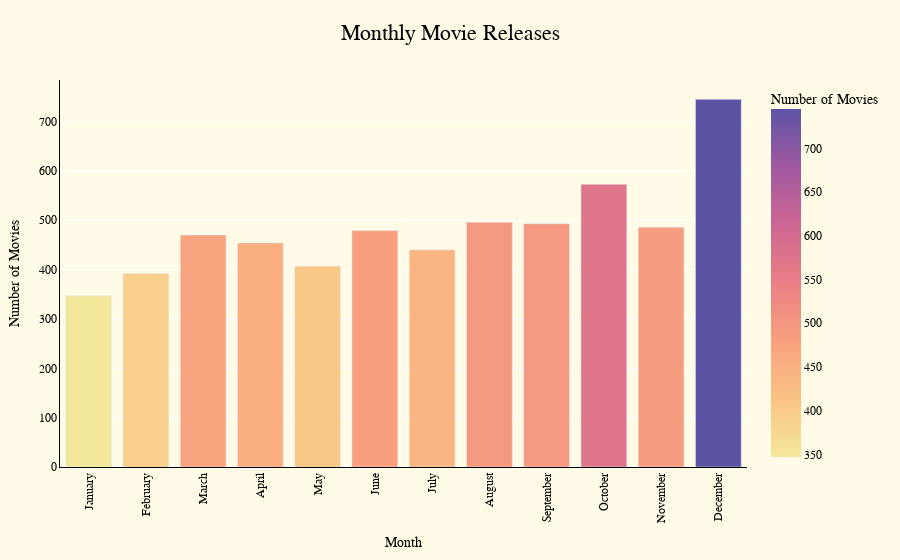

The notebook cell this image was saved under:
### Code cell
# Prepare data
monthly_releases = (
    budget_df.groupby('release_month')
    .size()
    .reset_index(name='movie_count')
    .sort_values('release_month')
)
monthly_releases['month_name'] = monthly_releases['release_month'].apply(lambda x: calendar.month_name[x])
monthly_releases = monthly_releases[['release_month', 'month_name', 'movie_count']]

# Print distribution
print("Movie Releases per Month:\n")
print(monthly_releases.to_string(index=False))

# Plotly bar chart
fig = px.bar(
    monthly_releases,
    x='month_name',
    y='movie_count',
    color='movie_count',
    color_continuous_scale='Sunset',
    title='Monthly Movie Releases',
    labels={'month_name': 'Month', 'movie_count': 'Number of Movies'}
)

fig.update_layout(
    plot_bgcolor='#fffbe6',
    paper_bgcolor='#fffbe6',
    font=dict(family='Comic Sans MS', color='black'),
    title=dict(x=0.5, font=dict(size=22)),
    xaxis=dict(title='Month', tickangle = -90, showline = True, linecolor = 'black'),
    yaxis=dict(title='Number of Movies', showline=True, linecolor = 'black'),
    margin=dict(l=60, r=40, t=80, b=60),
    hovermode='x unified'
)

fig.show()

### Figure 1 — Plotly figure (JSON) as saved in the notebook; plotly's stock layout.template omitted (floating-point values rounded to 4 significant figures)
{"data": [{"hovertemplate": "Month=%{x}<br>Number of Movies=%{marker.color}<extra></extra>", "legendgroup": "", "marker": {"color": [347, 392, 470, 454, 407, 479, 440, 496, 493, 573, 486, 745], "coloraxis": "coloraxis", "pattern": {"shape": ""}}, "name": "", "orientation": "v", "showlegend": false, "textposition": "auto", "type": "bar", "x": ["January", "February", "March", "April", "May", "June", "July", "August", "September", "October", "November", "December"], "xaxis": "x", "y": [347, 392, 470, 454, 407, 479, 440, 496, 493, 573, 486, 745], "yaxis": "y"}], "layout": {"barmode": "relative", "coloraxis": {"colorbar": {"title": {"text": "Number of Movies"}}, "colorscale": [[0, "rgb(243, 231, 155)"], [0.1667, "rgb(250, 196, 132)"], [0.3333, "rgb(248, 160, 126)"], [0.5, "rgb(235, 127, 134)"], [0.6667, "rgb(206, 102, 147)"], [0.8333, "rgb(160, 89, 160)"], [1, "rgb(92, 83, 165)"]]}, "font": {"color": "black", "family": "Comic Sans MS"}, "hovermode": "x unified", "legend": {"tracegroupgap": 0}, "margin": {"b": 60, "l": 60, "r": 40, "t": 80}, "paper_bgcolor": "#fffbe6", "plot_bgcolor": "#fffbe6", "title": {"font": {"size": 22}, "text": "Monthly Movie Releases", "x": 0.5}, "xaxis": {"anchor": "y", "domain": [0, 1], "linecolor": "black", "showline": true, "tickangle": -90, "title": {"text": "Month"}}, "yaxis": {"anchor": "x", "domain": [0, 1], "linecolor": "black", "showline": true, "title": {"text": "Number of Movies"}}}}
